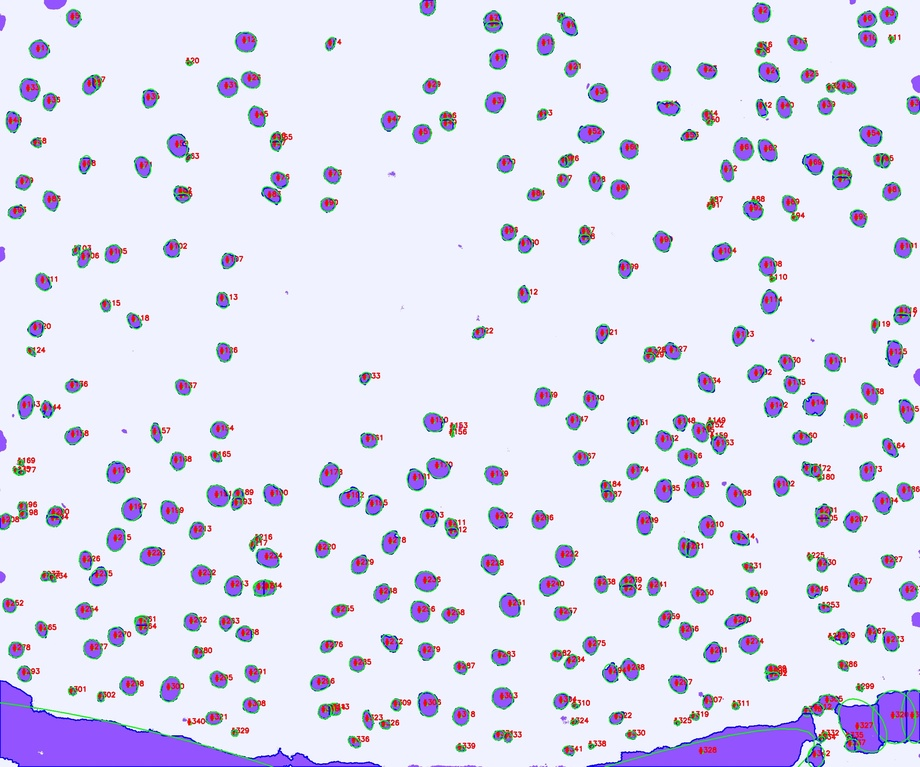
#> input picture vessels.jpg, 920 x 767 px, shrunk from 2464 x 2056 before the run
$ python superpixel.py --image ../vessels.jpg
#> lines starting #> are read from the running program, lines starting #| are printed output that depends on the picture; after the words box and inside, x2 and y2 are one past the last pixel; in counts of white or black regions, pixels touching at a corner belong together
# USAGE
# python3 superpixel.py --image 01.jpg

import argparse

import matplotlib.pyplot as plt
import numpy as np
from skimage import io

'''
def mean_image(image,label):

    im_rp = image.reshape((image.shape[0]*image.shape[1], image.shape[2]))

    segments_1d = np.reshape(label, -1)

    unique_label = np.unique(segments_1d)

    uu = np.zeros(im_rp.shape)

    mask_bk = np.zeros_like(image)

    for i in unique_label:

        loc = np.where(segments_1d == i)[0]
        print(loc)

        (x, y) = np.unravel_index(int(np.mean(loc)),(image.shape[0], image.shape[1]))

        print(x, y)

        #(x, y) = np.mean(np.nonzero(segments_1d == i),axis=1)

        region_label = cv2.putText(image, "#{}".format(i), (int(x), int(y)), cv2.FONT_HERSHEY_SIMPLEX, 0.6, (0, 0, 255), 2)

        mm = np.mean(im_rp[loc,:], axis = 0)
        uu[loc,:] = mm

    cv2.imwrite('region_label.png', region_label)

    output = np.reshape(uu,[image.shape[0],image.shape[1],image.shape[2]]).astype('uint8')

    #output = mark_boundaries(image, output)

    return output


# construct the argument parser and parse the arguments
ap = argparse.ArgumentParser()
ap.add_argument("-i", "--image", required = True, help = "Path to the image")
args = vars(ap.parse_args())


img = cv2.imread(args["image"])

#img = cv2.cvtColor(img,cv2.COLOR_BGR2RGB)

label = segmentation.slic(img, compactness = 10, n_segments = 10)

output = mean_image(img,label)

cv2.imwrite('seg.png', output)


'''


from skimage.segmentation import slic
from skimage.segmentation import mark_boundaries
from matplotlib.lines import Line2D
from skimage import img_as_float

ap = argparse.ArgumentParser()
ap.add_argument("-i", "--image", required = True, help = "Path to the image")
args = vars(ap.parse_args())

# load the image and convert it to a floating point data type
img = img_as_float(io.imread(args["image"]))

# SLIC
segments = slic(img, n_segments=100, compactness=20)
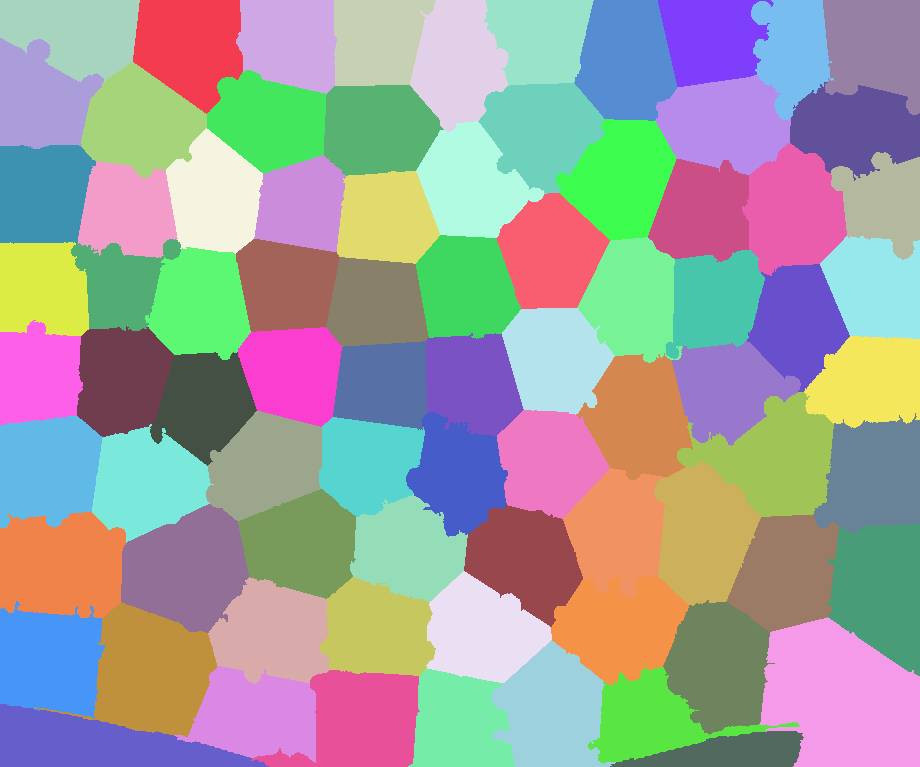
#> segments: shape (767, 920) int64; 80 distinct labels, from 1 to 80; one colour per label, 0 black
segments_ids = np.unique(segments)
#> segments_ids = 80 values from 1 to 80


# loop over the unique segment values, Accessing Individual Superpixel Segmentations
for (i, segVal) in enumerate(np.unique(segments)):
    # construct a mask for the segment

    print("inspecting segment : {0}\n".format(i))

    mask = np.zeros(img.shape[:2], dtype = "uint8")
    mask[segments == segVal] = 255
#> this loop made 80 passes
#| inspecting segment : 0
#| inspecting segment : 1
#| inspecting segment : 2
#| inspecting segment : 3
#| inspecting segment : 4
#| inspecting segment : 5
#| inspecting segment : 6
#| inspecting segment : 7
#> (further printed lines are left out)
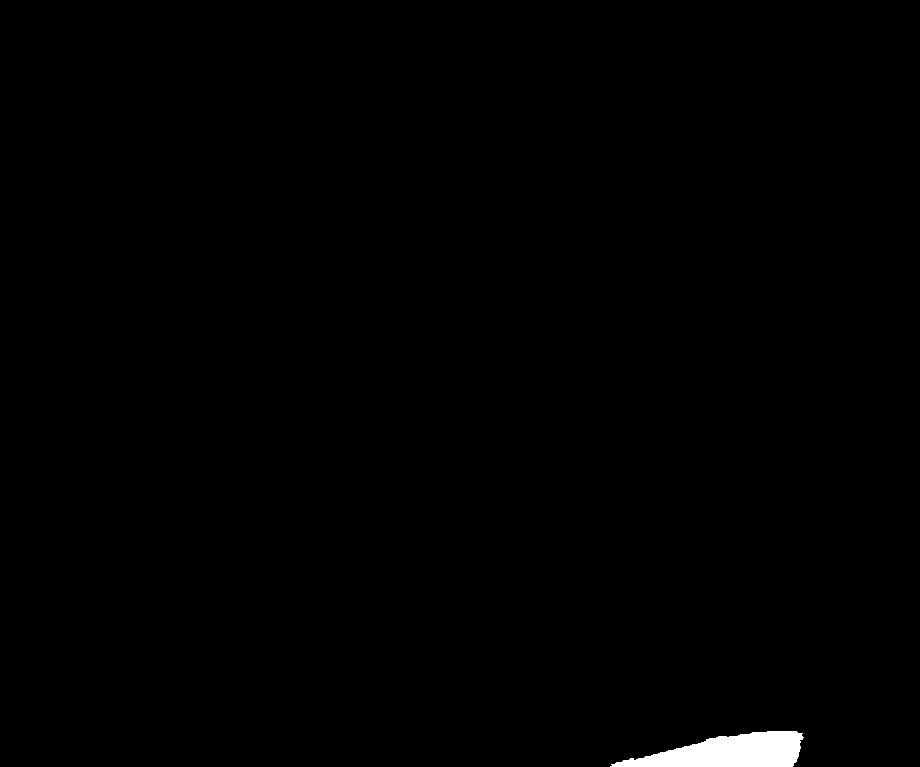
#> mask: shape (767, 920); 0.63% white; 1 white region, box (x1, y1, x2, y2) and area: (610, 731, 804, 767) 4449

    # show the masked region
    #cv2.imshow("Mask", mask)
    #cv2.imshow("Applied", cv2.bitwise_and(img, img, mask = mask))
    #cv2.waitKey(0)


# centers
centers = np.array([np.mean(np.nonzero(segments==i),axis=1) for i in segments_ids])
#> centers = 80 pairs, first value 32.33 to 752, second value 38.19 to 882.5

vs_right = np.vstack([segments[:,:-1].ravel(), segments[:,1:].ravel()])
vs_below = np.vstack([segments[:-1,:].ravel(), segments[1:,:].ravel()])
bneighbors = np.unique(np.hstack([vs_right, vs_below]), axis=1)

fig = plt.figure(figsize=(10,10))
ax = fig.add_subplot(111)
plt.imshow(mark_boundaries(img, segments))
plt.scatter(centers[:,1],centers[:,0], c='y')


for i in range(bneighbors.shape[1]):
    y0,x0 = centers[bneighbors[0,i]]
#> (the run stopped early here; a loop or call above may not have finished)
